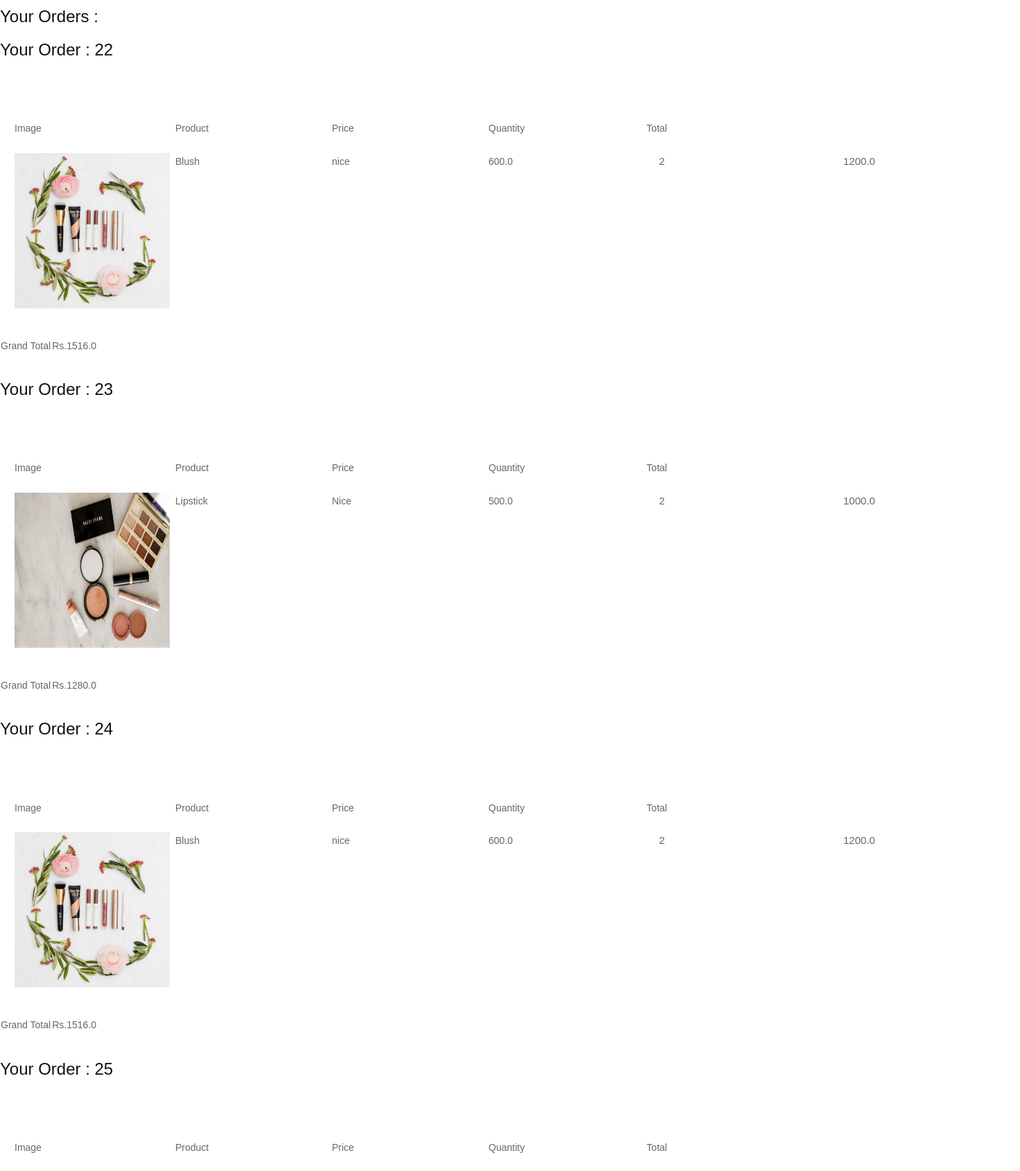
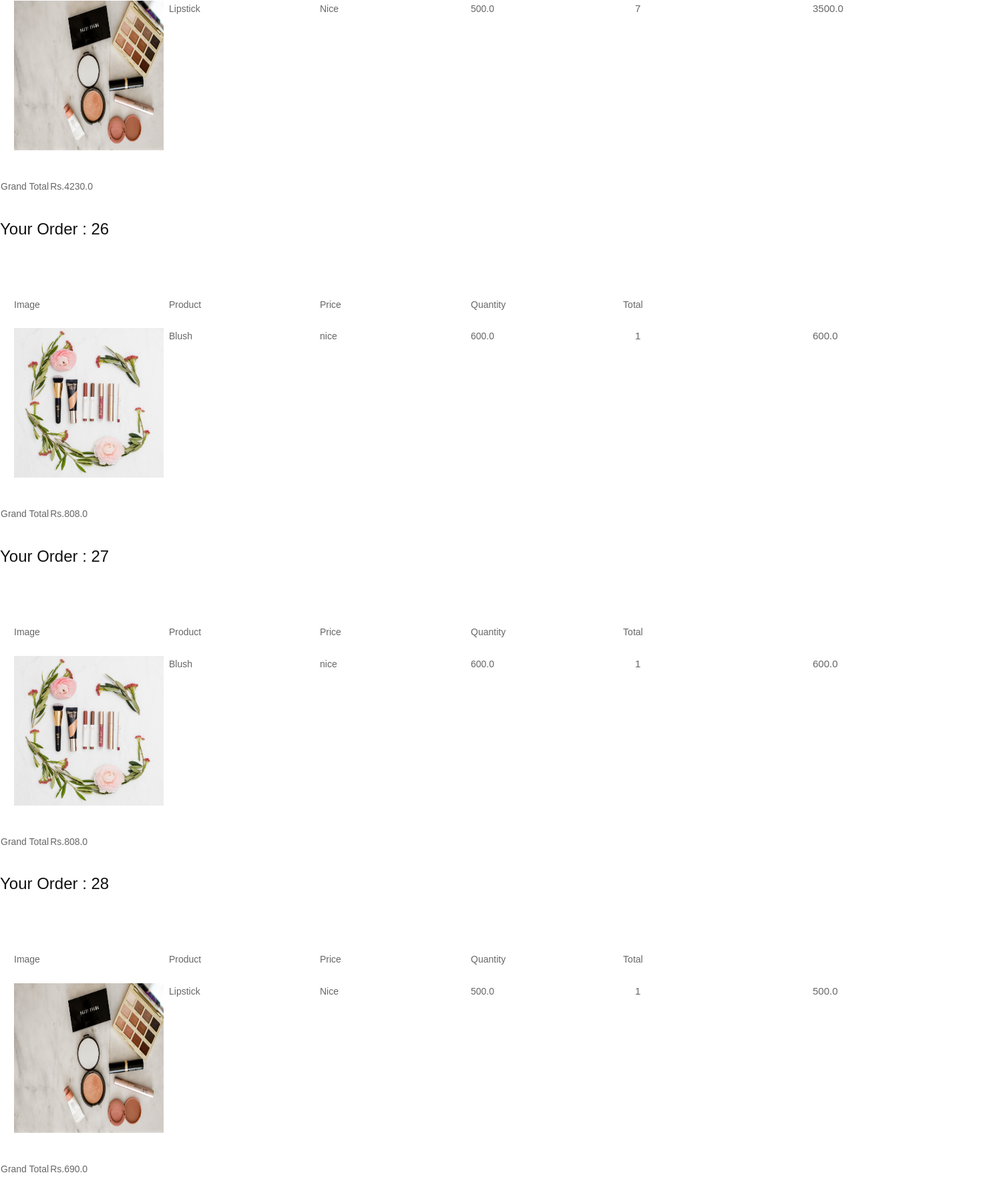
Screenshot of /orders/order/ (signed in) with the database file from the repository (2 pictures, top to bottom).
### orders/models.py (models this page shows)
class Order(models.Model):
    order_id=models.AutoField(primary_key=True)
    username=models.ForeignKey(User,on_delete=models.CASCADE,related_name='orders')

class OrderItems(models.Model):
    order=models.ForeignKey(Order,on_delete=models.CASCADE,related_name='order_items')
    products = models.ForeignKey(Products, on_delete=models.CASCADE,null=True,blank=True)
    quantity = models.IntegerField(default=1)
    total_price=models.FloatField(null=True)

### products/models.py (models this page shows, shortened)
class Products(models.Model):
    seller=models.ForeignKey(Sellers,default=1,on_delete=models.CASCADE)
    product_id = models.AutoField(primary_key=True)
    product_name=models.CharField(max_length=100,null=True)
    price = models.FloatField(null=False)
    description = models.TextField(null=True)
    category = models.CharField(choices=CATEGORY_CHOICES,max_length=30,null=True)
    quantity  = models.IntegerField(default=0,null=True)
    product_image = models.ImageField(upload_to='product',null=True,default = None)

### orders/views.py (the view)
# urls.py: path('order/',views.order,name='order'),
@login_required
def order(request):
    context={'orders':[]}
    context['grandtotal']=[]
    order=Order.objects.filter(username=request.user)
    for i in order :
        t=[]
        temp = OrderItems.objects.filter(order=i)
        if len(temp)>0:
            t.append(i)
            t.append(temp)
            sum=0
            for j in temp:
                sum=sum+(j.quantity*j.products.price)
            sum = sum + 100 + sum*(0.18)
            t.append(sum)
            context['orders'].append(t)
    return render(request,'orders/order.html',context)

### templates/orders/order.html (shortened to what this page needs)
{%extends "main/base.html"%}
{% block main-content%}
<h1>Your Orders :</h1>
{% for order in orders %}
<table class="order_table">
  <header>
  <h1>Your Order : {{order.0.order_id}}</h1>
<br><br><br><br>
  <div class="shopping-cart">
    <div class="column-labels">
      <tr>
      <td> <label class="product-image">Image</label></td>
      <td> <label class="product-details">Product</label></td>
      <td> <label class="product-price">Price</label></td>
      <td> <label class="product-quantity">Quantity</label></td>
      <td> <label class="product-line-price">Total</label></td>
    </div>
  </div>
</header>
{%for j in order.1 %}
<tr>
  <td><div class="product-image"style='width:230px; height:224px;'>
    <img style='width:224px; height:224px;' src={{j.products.product_image.url}}>
  </div></td>
  <td><div style='width:224px; height:224px;'class="product-price">{{j.products.product_name}}</div></td>
  <td><div style='width:224px; height:224px;'class="product-price">{{j.products.description}}</div></td>
  <td><div style='width:224px; height:224px;'class="product-price">{{j.products.price}}</div></td>
  <td><div class="product-quantity">
      <p style='width:224px; height:224px;' type="text" min="1" name='quantity' style='width:50px; text-align:center;'>{{j.quantity}}</p>
  </div></td>
  <td><div class="product-quantity">
    <p type="text" style='width:224px; height:224px;' min="1" name='quantity' style='width:50px; text-align:center;'>{{j.total_price}}</p>
</div></td>
</tr>
{%endfor%}
</table>
<table>
  <div class="totals-item totals-item-total">
    <tr><td><label>Grand Total</label></td><td>
    <div class="totals-value" id="cart-total">{{order.2}}</div></td></tr>
  </div>
</table>
<br>
{%endfor%}
{% endblock%}

### main/static/css/mybase.css (style rules this page uses)
html { scroll-behavior: smooth; }
.order_table { padding: 20px 20px; margin: 20px 20px;; }

### main/static/css/style.css (style rules this page uses)
* { box-sizing: border-box !important; transition: ease all 0.5s; }
html { scroll-behavior: smooth; }
body { color: #666666; font-size: 14px; line-height: 1.80857; font-weight: normal; overflow-x: hidden; font-family: 'Open Sans', sans-serif; }
h1, h2, h3, h4, h5, h6 { letter-spacing: 0; font-weight: normal; position: relative; padding: 10px 0 10px 0; font-weight: normal; line-height: normal; color: #111111; margin: 0 }
h1 { font-size: 24px }
*, *::after, *::before { -webkit-box-sizing: border-box; -moz-box-sizing: border-box; box-sizing: border-box; }
p { margin: 20px; font-weight: 300; font-size: 15px; line-height: 24px; }
img { max-width: 100%; height: auto; }

### main/static/css/order.css (style rules this page uses)
.product-image { float: left; width: 20%; }
.product-details { float: left; width: 37%; }
.product-price { float: left; width: 12%; }
.product-quantity { float: left; width: 10%; }
.product-line-price { float: left; width: 12%; text-align: right; }
.shopping-cart, .column-labels, .product, .totals-item { @extend .group; }
.product .product-price:before, .product .product-line-price:before, .totals-value:before { content: 'Rs.'; }
body { padding: 0px 0px 0px 0px; font-family: Rs.font-default; font-weight: 100; }
h1 { font-weight: 100; }
label { color: $color-label; }
.shopping-cart { margin-top: -45px; }

### rows the page displays
Order: order_id "22", order "1516.0"
OrderItems: products.product_image (picture), products.product_name "Blush", products.description "nice", products.price "600.0", quantity "2", total_price "1200.0"
Order: order_id "23", order "1280.0"
OrderItems: products.product_image (picture), products.product_name "Lipstick", products.description "Nice", products.price "500.0", quantity "2", total_price "1000.0"
Order: order_id "24", order "1516.0"
OrderItems: products.product_image (picture), products.product_name "Blush", products.description "nice", products.price "600.0", quantity "2", total_price "1200.0"
Order: order_id "25", order "4230.0"
OrderItems: products.product_image (picture), products.product_name "Lipstick", products.description "Nice", products.price "500.0", quantity "7", total_price "3500.0"
Order: order_id "26", order "808.0"
OrderItems: products.product_image (picture), products.product_name "Blush", products.description "nice", products.price "600.0", quantity "1", total_price "600.0"
Order: order_id "27", order "808.0"
OrderItems: products.product_image (picture), products.product_name "Blush", products.description "nice", products.price "600.0", quantity "1", total_price "600.0"
Order: order_id "28", order "690.0"
OrderItems: products.product_image (picture), products.product_name "Lipstick", products.description "Nice", products.price "500.0", quantity "1", total_price "500.0"
